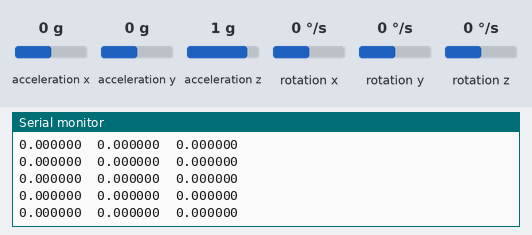
Recording of a sketch running on a simulated ESP8266 (NodeMCU). On the bench: the last lines printed to the serial monitor. Wiring (inferred from the names in the program): MPU-6050 motion sensor at I2C address 0x68. The test bench sets the inputs (shaded band); at power-on: rotation x 0 °/s, rotation y 0 °/s, rotation z 0 °/s, acceleration x 0 g, acceleration y 0 g, acceleration z 1 g.

Above: at 4.7 s.
4.8 s: rotation x set to -192 °/s
At 5.3 s:
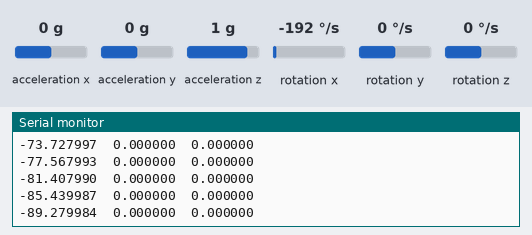
6.3 s: rotation y set to -192 °/s
At 6.8 s:
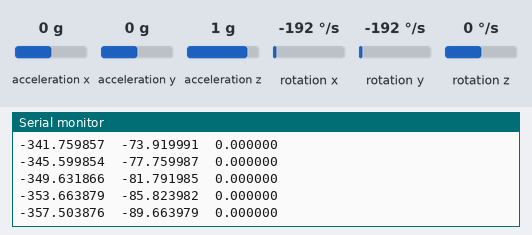
7.8 s: rotation z set to -192 °/s
At 8.8 s:
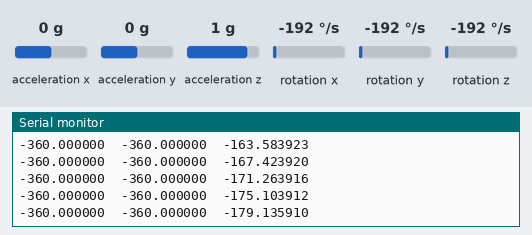
Timing chart, 0 to 10.8 s (numbered marks = the images above; inputs shaded):
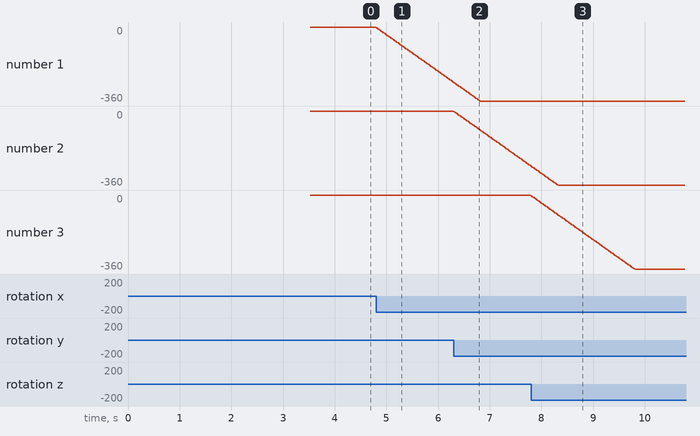

Measured:
- after the input at 4.8 s, the serial monitor: prints a new line at once (image 1)
- plotted number 1: 0 → -267.84 after the input at 4.8 s

The sketch:

CalibrationDataCode_INTEGRATION.ino
```cpp
/*
Intented to output
-the Centre Point of the Accelerometers & Gyros
-Average still drift for each sensor
	INSTRUCTIONS FOR USE
	-Upload to the ESP8266 module
	-Set the MPU6050 flat and as still as possible
	-Reset the ESP8266 and watch the serial output
*/
#include<Wire.h>
#include <ESP8266WiFi.h>

const int MPU=0x68;
const byte currentGyroRange = 0, currentAccellRange=0;
const float gyroRangeSettings[4][2] = {{0,131},{8,65.5},{16,32.8},{48,16.4}}, accellRangeSettings[4][2] = {{0,16384},{8,8192},{16,4096},{48,2048}};
const byte gyroRange = (byte)gyroRangeSettings[currentGyroRange][0], accellRange = (byte)accellRangeSettings[currentAccellRange][0];
const float gyroRangeDPS = gyroRangeSettings[currentGyroRange][1], accellRangeDPS = accellRangeSettings[currentAccellRange][1];

int16_t AcX,AcY,AcZ,Tmp,GyX,GyY,GyZ;
long accellData[2][3], gyroData[2][3];
float rangedAccellData[3], rangedGyroData[3], rangedDistanceData[3], rangedAngularData[3];
int accellFlutter[3] = {0, 0, 0};
int gyroFlutter[3] = {0, 0, 0};
int accellPeakValues[3] = {32768, 32768, 32768};
int gyroPeakValues[3] = {32768, 32768, 32768};
float accellFilters[3] = {0,0,0};
float gyroFilters[3] = {0,0,0};
int ticker=1, aCnt=0;
int calibrationRuns = 100, calibrationDelay = 1, caibrationMultiplier=3, sampleRate = 10;
float maxRotationMultiplier[3] = {22, 22, 22}, maxDistanceMultiplier[3] = {50, 50, 50};
//I2C Data & Clock pin foniguration, choose as you like
const byte dataPIN = D1, clockPIN = D2;
long timeData[3];
long sampleTimer=1;

void setup()
{
  Serial.begin(115200);
  Serial.printf("\r\n\r\n");

  //Disable WIFI for Power save
  WiFi.mode(WIFI_OFF);
  //Init i2c and set up the MPU6050
  Wire.begin(dataPIN, clockPIN);

  //Reset MPU6050
  Wire.beginTransmission(MPU);
  Wire.write(0x6B);
  Wire.write(0);
  Wire.endTransmission(true);

  //Set Gyro Range
  Wire.beginTransmission(MPU);
  Wire.write(0x1B);
  Wire.write(gyroRange);
  Wire.endTransmission(true);

  //Set Accell Range

  Wire.beginTransmission(MPU);
  Wire.write(0x1C);
  Wire.write(accellRange);
  Wire.endTransmission(true);

  Serial.printf("\r\nStart Acc/Gyro Calibration routine for standing noise %d cycles...\r\n", calibrationRuns);
  for(ticker=0; ticker<calibrationRuns; ticker++)
  {
    sampleIMU();
    accellData[0][0] += AcX;
    accellData[0][1] += AcY;
    accellData[0][2] += AcZ;
    gyroData[0][0] += GyX;
    gyroData[0][1] += GyY;
    gyroData[0][2] += GyZ;
    delay(calibrationDelay);
    if( ticker%(calibrationRuns/10)==(calibrationRuns/10)-1)
    {
      Serial.printf("%d\t", ticker);
    }
  }
  for(aCnt=0; aCnt<3; aCnt++)
  {
    accellData[1][aCnt] = accellData[0][aCnt]/calibrationRuns;
    gyroData[1][aCnt] = gyroData[0][aCnt]/calibrationRuns;
  }
  Serial.printf("\r\nStanding Noise Calibration complete.");
  Serial.printf("\r\n\tAX_Flutt\tAY_Flutt\tAZ_Flutt\t|\tGX_Flutt\tGY_Flutt\tGZ_Flutt");
  Serial.printf("\r\n\t%d\t%d\t%d\t\t\t|\t\t%d\t%d\t%d", accellData[1][0], accellData[1][1], accellData[1][2], gyroData[1][0], gyroData[1][1], gyroData[1][2]);
  delay(1000);
  Serial.printf("\r\nStart calibration of input filters for %d cycles...\r\n", calibrationRuns);
  //Set Accel avg flutter rates
  //Set GYRO avg flutter rates
  for(aCnt=0; aCnt<3; aCnt++)
  {
    accellFlutter[aCnt] = accellData[1][aCnt];
    gyroFlutter[aCnt] = gyroData[1][aCnt];
  }
  for(ticker=0; ticker<calibrationRuns; ticker++)
  {
    sampleIMU();
    accellData[0][0] = AcX-accellFlutter[0];
    accellData[0][1] = AcY-accellFlutter[1];
    accellData[0][2] = AcZ-accellFlutter[2];
    gyroData[0][0] = GyX-gyroFlutter[0];
    gyroData[0][1] = GyY-gyroFlutter[1];
    gyroData[0][2] = GyZ-gyroFlutter[2];

    for(aCnt=0; aCnt<3; aCnt++)
    {
      accellFilters[aCnt] += ((float)accellData[0][aCnt]) / accellRangeSettings[currentAccellRange][1];
      gyroFilters[aCnt] +=  ((float)gyroData[0][aCnt])  / gyroRangeSettings[currentGyroRange][1];
    }
    delay(calibrationDelay);
    if( ticker%(calibrationRuns/10)==(calibrationRuns/10)-1)
    {
      Serial.printf("%d\t", ticker);
    }
  }
  //set filter ranges for each axis
  for(ticker=0; ticker<3; ticker++)
  {
    accellFilters[ticker] = (accellFilters[ticker]/calibrationRuns)*caibrationMultiplier;
    gyroFilters[ticker] = (gyroFilters[ticker]/calibrationRuns)*caibrationMultiplier;
  }
  Serial.printf("\r\nFilter Calibration complete....");
  Serial.printf("\r\nAx\t%f\tAy\t%f\tAz\t%f\tGx\t%f\tGy\t%f\tGz\t%f", accellFilters[0],accellFilters[1],accellFilters[2],gyroFilters[0],gyroFilters[1],gyroFilters[2]);
  Serial.printf("\r\nIMU CALIBRATION COMPLETE\r\n");
  delay(2000);
}

void loop()
{
  integration(360, 100);
  sampleTimer = millis();
  Serial.printf("\r\n%f\t%f\t%f", rangedAngularData[0], rangedAngularData[1], rangedAngularData[2]);
  //Serial.printf("\r\n%f\t%f\t%f", rangedDistanceData[0], rangedDistanceData[1], rangedDistanceData[2]);
  delay(20);
}

void sampleIMU()
{
  Wire.beginTransmission(MPU);
  Wire.write(0x3B);
  Wire.endTransmission(false);
  Wire.requestFrom(MPU,14,1);
  //Read X,Y & Z accelerometer data
  AcX=Wire.read()<<8|Wire.read();
  AcY=Wire.read()<<8|Wire.read();
  AcZ=Wire.read()<<8|Wire.read();
  //Temperature(not used for anything n this code)
  Tmp=Wire.read()<<8|Wire.read();
  //Read X,Y & Z Gyro data
  GyX=Wire.read()<<8|Wire.read();
  GyY=Wire.read()<<8|Wire.read();
  GyZ=Wire.read()<<8|Wire.read();
}

void integration(int maxGyroTrackDistance, int maxAccellTrackDistance)
{
  float gyroSlope = 0;
  float integralGyroData[3] = {0,0,0}, integralAccellData[3] = {0,0,0};
  float timePerSlice = ((float)(millis()-sampleTimer))/1000;
  float tempAccellData[3] = {0,0,0}, tempGyroData[3] = {0,0,0};

  sampleIMU();
  accellData[0][0] = AcX-accellFlutter[0];
  accellData[0][1] = AcY-accellFlutter[1];
  accellData[0][2] = AcZ-accellFlutter[2];
  gyroData[0][0] = GyX-gyroFlutter[0];
  gyroData[0][1] = GyY-gyroFlutter[1];
  gyroData[0][2] = GyZ-gyroFlutter[2];

  //add integral
  for(aCnt=0; aCnt<3; aCnt++)
  {
    tempAccellData[aCnt] = ((float)accellData[0][aCnt])/accellRangeDPS;
    tempGyroData[aCnt] = ((float)gyroData[0][aCnt])/gyroRangeDPS;

    if(tempAccellData[aCnt]>accellFilters[aCnt] || tempAccellData[aCnt]<-accellFilters[aCnt])
    {
      integralAccellData[aCnt] += tempAccellData[aCnt] / timePerSlice;
    }
    if(tempGyroData[aCnt]>gyroFilters[aCnt] || tempGyroData[aCnt]<-gyroFilters[aCnt])
    {
      integralGyroData[aCnt] += tempGyroData[aCnt] * timePerSlice;
    }
  }

  //Add area to angular tracker
  for(aCnt=0; aCnt<3; aCnt++)
  {
    rangedAngularData[aCnt] += integralGyroData[aCnt];
    rangedDistanceData[aCnt] += integralAccellData[aCnt];

    //limit filters for gyro
    if(rangedAngularData[aCnt]>maxGyroTrackDistance)
    {
      rangedAngularData[aCnt]=maxGyroTrackDistance;
    }
    else if(rangedAngularData[aCnt]<-maxGyroTrackDistance)
    {
      rangedAngularData[aCnt]=-maxGyroTrackDistance;
    }
    //limit filters for accell
    if(rangedDistanceData[aCnt]>maxAccellTrackDistance)
    {
      rangedDistanceData[aCnt]=maxAccellTrackDistance;
    }
    else if(rangedDistanceData[aCnt]<-maxAccellTrackDistance)
    {
      rangedDistanceData[aCnt]=-maxAccellTrackDistance;
    }
  }

}
float getSlope(float x1, float x2)
{
  float slope=0;

  if(x1!=x2)
  {
    slope = 1 / (x2-x1);
  }
  return slope;
}
```
